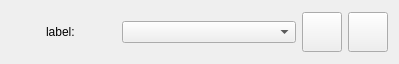
<?xml version="1.0" encoding="UTF-8"?>
<ui version="4.0">
 <class>statusCombo</class>
 <widget class="QWidget" name="statusCombo">
  <property name="geometry">
   <rect>
    <x>0</x>
    <y>0</y>
    <width>399</width>
    <height>64</height>
   </rect>
  </property>
  <property name="sizePolicy">
   <sizepolicy hsizetype="Preferred" vsizetype="Expanding">
    <horstretch>0</horstretch>
    <verstretch>0</verstretch>
   </sizepolicy>
  </property>
  <property name="windowTitle">
   <string>Form</string>
  </property>
  <layout class="QHBoxLayout" name="horizontalLayout">
   <item>
    <layout class="QHBoxLayout" name="hl_roi" stretch="1,2,5,1,1">
     <item>
      <spacer name="horizontalSpacer_2">
       <property name="orientation">
        <enum>Qt::Horizontal</enum>
       </property>
       <property name="sizeHint" stdset="0">
        <size>
         <width>40</width>
         <height>0</height>
        </size>
       </property>
      </spacer>
     </item>
     <item>
      <widget class="QLabel" name="label">
       <property name="sizePolicy">
        <sizepolicy hsizetype="MinimumExpanding" vsizetype="Expanding">
         <horstretch>0</horstretch>
         <verstretch>0</verstretch>
        </sizepolicy>
       </property>
       <property name="text">
        <string>label:</string>
       </property>
      </widget>
     </item>
     <item>
      <widget class="QComboBox" name="status"/>
     </item>
     <item>
      <widget class="QToolButton" name="buttonGo">
       <property name="sizePolicy">
        <sizepolicy hsizetype="Fixed" vsizetype="Fixed">
         <horstretch>1</horstretch>
         <verstretch>1</verstretch>
        </sizepolicy>
       </property>
       <property name="minimumSize">
        <size>
         <width>40</width>
         <height>40</height>
        </size>
       </property>
       <property name="maximumSize">
        <size>
         <width>40</width>
         <height>40</height>
        </size>
       </property>
       <property name="focusPolicy">
        <enum>Qt::StrongFocus</enum>
       </property>
       <property name="toolTip">
        <string>apply selection</string>
       </property>
       <property name="text">
        <string/>
       </property>
       <property name="icon">
        <iconset>
         <normaloff>:/icons/arrow-right-drop-circle-outline.png</normaloff>:/icons/arrow-right-drop-circle-outline.png</iconset>
       </property>
       <property name="iconSize">
        <size>
         <width>32</width>
         <height>32</height>
        </size>
       </property>
      </widget>
     </item>
     <item>
      <widget class="QToolButton" name="buttonCtrl">
       <property name="sizePolicy">
        <sizepolicy hsizetype="Fixed" vsizetype="Fixed">
         <horstretch>1</horstretch>
         <verstretch>1</verstretch>
        </sizepolicy>
       </property>
       <property name="minimumSize">
        <size>
         <width>40</width>
         <height>40</height>
        </size>
       </property>
       <property name="maximumSize">
        <size>
         <width>40</width>
         <height>40</height>
        </size>
       </property>
       <property name="focusPolicy">
        <enum>Qt::StrongFocus</enum>
       </property>
       <property name="toolTip">
        <string>open control</string>
       </property>
       <property name="text">
        <string/>
       </property>
       <property name="icon">
        <iconset>
         <normaloff>:/icons/application-cog-outline.png</normaloff>:/icons/application-cog-outline.png</iconset>
       </property>
       <property name="iconSize">
        <size>
         <width>32</width>
         <height>32</height>
        </size>
       </property>
      </widget>
     </item>
    </layout>
   </item>
  </layout>
 </widget>
 <resources/>
 <connections/>
</ui>
